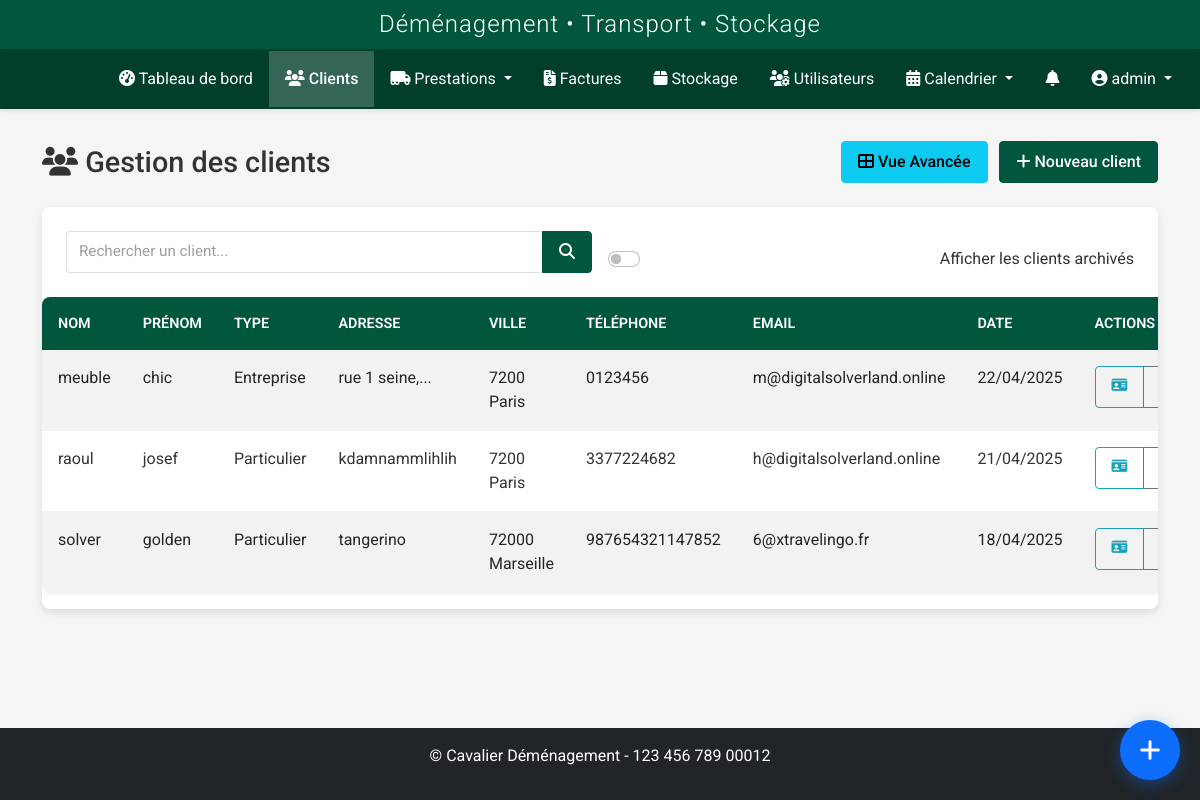
Page /clients/clients (signed in) on the committed database.
### models.py (models this page shows, shortened)
class User(UserMixin, db.Model):
    id = db.Column(db.Integer, primary_key=True)
    nom = db.Column(db.String(64), nullable=False)
    prenom = db.Column(db.String(64), nullable=False)
    username = db.Column(db.String(64), unique=True, nullable=False)
    email = db.Column(db.String(120), unique=True, nullable=True)
    password_hash = db.Column(db.String(256), nullable=False)
    role = db.Column(db.String(20), nullable=False, default='transporteur')
    statut = db.Column(db.String(20), nullable=False, default='actif')
    vehicule = db.Column(db.String(100), nullable=True)
    type_vehicule_id = db.Column(db.Integer, db.ForeignKey('type_vehicule.id'), nullable=True)
    permis_conduire = db.Column(db.String(50), nullable=True)
    notes = db.Column(db.Text, nullable=True)
    derniere_connexion = db.Column(db.DateTime, nullable=True)
    date_creation = db.Column(db.DateTime, nullable=False, default=datetime.utcnow)
    prestations = db.relationship('Prestation', secondary=prestation_transporteurs, back_populates='transporteurs')
    type_vehicule = db.relationship('TypeVehicule', backref='transporteurs')
    def is_admin(self):
        return self.role in ['admin', 'superadmin']
    def is_transporteur(self):
        return self.role == 'transporteur' or self.is_admin()

class Client(db.Model):
    id = db.Column(db.Integer, primary_key=True)
    nom = db.Column(db.String(64), nullable=False)
    prenom = db.Column(db.String(64), nullable=False)
    adresse = db.Column(db.Text, nullable=True)
    code_postal = db.Column(db.String(10), nullable=True)
    ville = db.Column(db.String(64), nullable=True)
    pays = db.Column(db.String(64), default='France')
    telephone = db.Column(db.String(20), nullable=True)
    email = db.Column(db.String(120), nullable=True)
    type_client = db.Column(db.String(50), nullable=True)
    tags = db.Column(db.Text, nullable=True)
    observations = db.Column(db.Text, nullable=True)
    statut = db.Column(db.String(20), default='actif')
    archive = db.Column(db.Boolean, default=False)
    date_creation = db.Column(db.DateTime, nullable=False, default=datetime.utcnow)
    prestations_principales = db.relationship('Prestation', backref=db.backref('client_principal', lazy=True), lazy=True, foreign_keys="Prestation.client_id")
    prestations_supplementaires = db.relationship('Prestation', secondary=prestation_clients, back_populates='clients_supplementaires')
    factures = db.relationship('Facture', backref='client', lazy=True)

### routes/client.py (the view, shortened to what this page needs)
@client_bp.route('/clients')
@login_required
@role_required('commercial', 'admin', 'superadmin')
def index():
    form = SearchClientForm()
    query = request.args.get('query', '')
    show_archived = request.args.get('archives', type=bool, default=False)
    clients_query = Client.query
    if not show_archived:
        clients_query = clients_query.filter_by(archive=False)
    clients = clients_query.order_by(Client.date_creation.desc()).all()
    return render_template(
        'clients/index.html',
        title='Gestion des Clients',
        clients=clients,
        form=form,
        query=query,
        search_query=query,
        show_archived=show_archived
    )

### templates/clients/index.html (shortened to what this page needs)
{% extends 'base.html' %}
{% block content %}
<div class="client-page">
    <div class="page-title">
        <h1><i class="fas fa-users"></i> Gestion des clients</h1>
        <div>
            <a href="{{ url_for('client.liste') }}" class="btn btn-info me-2">
                <i class="fas fa-th-large"></i> Vue Avancée
            </a>
            <a href="{{ url_for('client.add') }}" class="btn btn-primary">
                <i class="fas fa-plus"></i> Nouveau client
            </a>
        </div>
    </div>
    <div class="card">
        <div class="card-body">
            <form method="GET" action="{{ url_for('client.index') }}" class="row g-3 align-items-end">
                <div class="col-md-6">
                    <div class="input-group">
                        <input type="text" name="query" id="client-search" class="form-control" placeholder="Rechercher un client..." value="{{ search_query }}">
                        <button type="submit" class="btn btn-primary">
                            <i class="fas fa-search"></i>
                        </button>
                    </div>
                </div>
                <div class="col-md-6 text-md-end">
                    <div class="form-check form-switch">
                        <input class="form-check-input" type="checkbox" id="archive-toggle" name="archives" {% if show_archived %}checked{% endif %} onchange="this.form.submit()">
                        <label class="form-check-label" for="archive-toggle">Afficher les clients archivés</label>
                    </div>
                </div>
            </form>
        </div>
        <div class="table-responsive">
            <table class="table table-hover table-striped">
                <thead>
                    <tr>
                        <th>Nom</th>
                        <th>Prénom</th>
                        <th>Type</th>
                        <th>Adresse</th>
                        <th>Ville</th>
                        <th>Téléphone</th>
                        <th>Email</th>
                        <th>Date</th>
                        <th>Actions</th>
                    </tr>
                </thead>
                <tbody>
                    {% if clients %}
                        {% for client in clients %}
                            <tr {% if client.archive %}class="table-secondary"{% endif %}>
                                <td>{{ client.nom }}</td>
                                <td>{{ client.prenom }}</td>
                                <td>{{ client.type_client }}</td>
                                <td>{{ client.adresse|truncate(20) }}</td>
                                <td>
                                  {% if client.code_postal or client.ville %}
                                    {{ client.code_postal }} {{ client.ville }}
                                  {% endif %}
                                </td>
                                <td>{{ client.telephone }}</td>
                                <td>{{ client.email }}</td>
                                <td>{{ client.date_creation.strftime('%d/%m/%Y') }}</td>
                                <td>
                                    <div class="btn-group btn-group-sm">
                                        <a href="{{ url_for('client.details', id=client.id) }}" class="btn btn-outline-info" title="Fiche client">
                                            <i class="fas fa-id-card"></i>
                                        </a>
                                        <a href="{{ url_for('documents.client_documents', client_id=client.id) }}" class="btn btn-outline-secondary" title="Documents">
                                        </a>
                                    </div>
                                </td>
                            </tr>
                        {% endfor %}
                    {% endif %}
                </tbody>
            </table>
        </div>
    </div>
</div>
{% endblock %}

### templates/base.html (shortened to what this page needs)
<!DOCTYPE html>
<html lang="fr">
<head>
    <link href="https://cdn.jsdelivr.net/npm/bootstrap@5.2.3/dist/css/bootstrap.min.css" rel="stylesheet">
    <link rel="stylesheet" href="https://cdnjs.cloudflare.com/ajax/libs/font-awesome/6.2.1/css/all.min.css">
    <link rel="stylesheet" href="https://cdnjs.cloudflare.com/ajax/libs/toastr.js/latest/toastr.min.css">
    <link href="https://cdn.jsdelivr.net/npm/fullcalendar@5.11.3/main.min.css" rel="stylesheet">
    <link href="https://cdn.jsdelivr.net/npm/summernote@0.8.18/dist/summernote-lite.min.css" rel="stylesheet">
    <link rel="stylesheet" href="{{ url_for('static', filename='css/style.css') }}">
    <link rel="stylesheet" href="{{ url_for('static', filename='css/notification-flash.css') }}">
    <link rel="stylesheet" href="{{ url_for('static', filename='css/notifications.css') }}">
    <link rel="stylesheet" href="{{ url_for('static', filename='css/prestations.css') }}">
    <link rel="stylesheet" href="{{ url_for('static', filename='css/custom-calendar.css') }}">
    <link rel="stylesheet" href="{{ url_for('static', filename='css/navbar-logos.css') }}">
    <link rel="stylesheet" href="{{ url_for('static', filename='css/whatsapp-buttons.css') }}">
    <link rel="stylesheet" href="{{ url_for('static', filename='css/quick-access-bubble.css') }}">
</head>
<body {% if current_user.is_authenticated %}data-user-role="{{ current_user.role }}" data-user-id="{{ current_user.id }}"{% endif %}>
    {% if current_user.is_authenticated %}
        <header>
            <div class="app-header">
                <h2>Déménagement • Transport • Stockage</h2>
            </div>
            <nav class="navbar navbar-dark navbar-expand-lg">
                <div class="container-fluid">
                    <a class="navbar-brand" href="{{ url_for('dashboard.index') }}">
                        <div class="logo-slideshow">
                        </div>
                    </a>
                    <div class="collapse navbar-collapse" id="navbarMain">
                        <ul class="navbar-nav me-auto mb-2 mb-lg-0">
                            <li class="nav-item">
                                <a class="nav-link {% if request.endpoint == 'dashboard.index' %}active{% endif %}" href="{{ url_for('dashboard.index') }}">
                                    <i class="fas fa-tachometer-alt"></i> Tableau de bord
                                </a>
                            </li>
                            <li class="nav-item">
                                <a class="nav-link {% if request.endpoint.startswith('client.') %}active{% endif %}" href="{{ url_for('client.index') }}">
                                    <i class="fas fa-users"></i> Clients
                                </a>
                            </li>
                            <li class="nav-item dropdown">
                                <a class="nav-link dropdown-toggle {% if request.endpoint.startswith('prestation.') %}active{% endif %}" href="#" id="prestationsDropdown" role="button" data-bs-toggle="dropdown" aria-expanded="false">
                                    <i class="fas fa-truck-moving"></i> Prestations
                                </a>
                            </li>
                            <li class="nav-item">
                                <a class="nav-link {% if request.endpoint.startswith('facture.') %}active{% endif %}" href="{{ url_for('facture.index') }}">
                                    <i class="fas fa-file-invoice-dollar"></i> Factures
                                </a>
                            </li>
                            <li class="nav-item">
                                <a class="nav-link {% if request.endpoint.startswith('stockage.') %}active{% endif %}" href="{{ url_for('stockage.index') }}">
                                    <i class="fas fa-box"></i> Stockage
                                </a>
                            </li>
                            {% if current_user.is_admin %}
                            <li class="nav-item">
                                <a class="nav-link {% if request.endpoint.startswith('user.') %}active{% endif %}" href="{{ url_for('user.index') }}">
                                    <i class="fas fa-users-cog"></i> Utilisateurs
                                </a>
                            </li>
                            {% endif %}
                            <li class="nav-item dropdown">
                                <a class="nav-link dropdown-toggle {% if request.endpoint.startswith('calendrier.') %}active{% endif %}" href="#" id="calendrierDropdown" role="button" data-bs-toggle="dropdown" aria-expanded="false">
                                    <i class="fas fa-calendar-alt"></i> Calendrier
                                </a>
                            </li>
                        </ul>
                        <ul class="navbar-nav">
                            {% if current_user.is_authenticated and (current_user.is_transporteur() or current_user.is_admin() or current_user.role in ['commercial', 'superadmin']) %}
                            <li class="nav-item">
                                <a href="{{ url_for('transporteur_prestations.notifications') }}" class="nav-link position-relative">
                                    <i class="fas fa-bell"></i>
                                </a>
                            </li>
                            {% endif %}
                            <li class="nav-item dropdown">
                                <a class="nav-link dropdown-toggle" href="#" id="userDropdown" role="button" data-bs-toggle="dropdown">
                                    <i class="fas fa-user-circle"></i> {{ current_user.username }}
                                </a>
                            </li>
                        </ul>
                    </div>
                </div>
            </nav>
        </header>
        <main class="main-content">
            <div class="container">
                {% block content %}{% endblock %}
            </div>
        </main>
        <footer class="mt-5 py-3 bg-dark text-white">
            <div class="container text-center">
                <p>&copy; {{ config.COMPANY_FULL_NAME }} - {{ config.COMPANY_SIRET }}</p>
            </div>
        </footer>
    {% else %}
        <main class="main-content">
            <div class="container">
                {% block auth_content %}{% endblock %}
            </div>
        </main>
    {% endif %}
</body>
</html>

### rows in the picture
User: username "admin"
Client: nom "meuble", prenom "chic", type_client "Entreprise", adresse "rue 1 seine,...", code_postal "7200", ville "Paris", telephone "0123456", email "m@digitalsolverland.online", date_creation "22/04/2025"
Client: nom "raoul", prenom "josef", type_client "Particulier", adresse "kdamnammlihlih", code_postal "7200", ville "Paris", telephone "3377224682", email "h@digitalsolverland.online", date_creation "21/04/2025"
Client: nom "solver", prenom "golden", type_client "Particulier", adresse "tangerino", code_postal "72000", ville "Marseille", telephone "987654321147852", email "6@xtravelingo.fr", date_creation "18/04/2025"

### other values in the picture
{{ config.COMPANY_FULL_NAME }} "Cavalier Déménagement"
{{ config.COMPANY_SIRET }} "123 456 789 00012"
